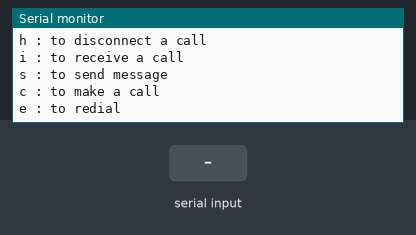
Recording of a sketch running on a simulated Arduino Uno, built with avr-gcc and run on an emulated ATmega328P. Parts: the last lines printed to the serial monitor. The inputs (shaded band) are chosen by the test bench. The modem accepts every AT command (registered, SIM ready, sends succeed) and sends nothing else.

Above: at 1.4 s.
1.5 s: "c\n" received over Serial
At 2.6 s:
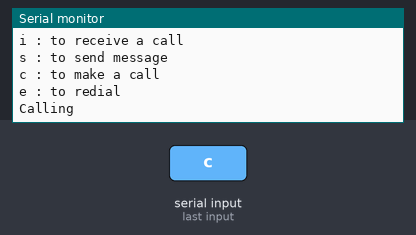
3.0 s: byte 104 ('h') received over Serial
At 4.2 s:
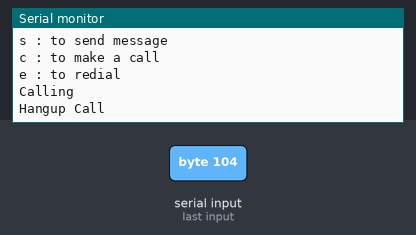
4.5 s: byte 99 ('c') received over Serial
At 6.7 s:
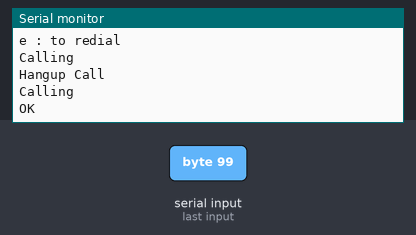
7.0 s: byte 101 ('e') received over Serial
At 7.5 s:
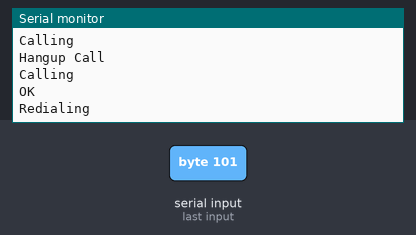
8.5 s: "s\n" received over the second serial link
At 9.6 s:
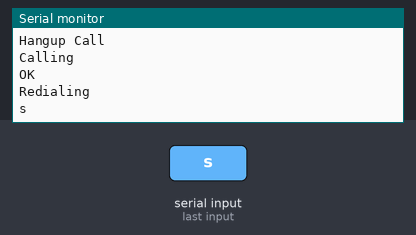

The sketch:

sim900amini.ino
```cpp
/*THIS TUTORIAL USED GSM SIM900A MINI V3.9.2

  Connect 5VT to D9 and 5VR to D10
  Feed GSM SIM900A with Arduino's 5V

  Code by IDAYU SABRI - MYBOTIC
*/

#include <SoftwareSerial.h>
SoftwareSerial mySerial(9, 10);
char msg;
char call;

String str = "";
int cnt = 0;

void setup()
{
  mySerial.begin(9600);   // Setting the baud rate of GSM Module
  Serial.begin(9600);    // Setting the baud rate of Serial Monitor (Arduino)
  Serial.println("GSM SIM900A BEGIN");
  Serial.println("Enter character for control option:");
  Serial.println("h : to disconnect a call");
  Serial.println("i : to receive a call");
  Serial.println("s : to send message");
  Serial.println("c : to make a call");
  Serial.println("e : to redial");
  //Serial.println();
  delay(100);
}

void loop()
{
  if (Serial.available()>0)
   switch(Serial.read())
  {
    case 's':
      SendMessage();
      break;
    case 'c':
      MakeCall();
      break;
    case 'h':
      HangupCall();
      break;
    case 'e':
      RedialCall();
      break;
    case 'i':
      ReceiveCall();
      break;
    case 'r':
      //Serial.println(str);
      break;
  }
 if (mySerial.available()>0)
 {
     char c = mySerial.read();
     //Serial.write(c);
     if(cnt == 2)
     {
      str = str + c;
     }
     if(c == '\n')
     {
      cnt++;
     }
     if(cnt == 3)
      {
        Serial.println(str);
        str = "";
        cnt = 0;
      }
  }
  //Serial.println(msg);
  //Serial.println(cnt);

}

void SendMessage()
{
  mySerial.println("AT+CMGF=1");    //Sets the GSM Module in Text Mode
  delay(1000);  // Delay of 1000 milli seconds or 1 second
  mySerial.println("AT+CMGS=\"+8801824709120\"\r"); // Replace x with mobile number
  delay(1000);
  mySerial.println("sim900a sms");// The SMS text you want to send
  delay(100);
   mySerial.println((char)26);// ASCII code of CTRL+Z
  delay(1000);
}

void ReceiveMessage()
{
  mySerial.println("AT+CNMI=2,2,0,0,0"); // AT Command to recieve a live SMS
  delay(1000);
  if(mySerial.available()>0)
  {
    msg=mySerial.read();
    Serial.print(msg);
  }
  Serial.println("Message Received");
}

void MakeCall()
{
  mySerial.println("ATD+60XXXXXXXXX;"); // ATDxxxxxxxxxx; -- watch out here for semicolon at the end!!
  Serial.println("Calling  "); // print response over serial port
  delay(1000);
}


void HangupCall()
{
  mySerial.println("ATH");
  Serial.println("Hangup Call");
  delay(1000);
}

void ReceiveCall()
{
  mySerial.println("ATA");
  delay(1000);
  {
    call=mySerial.read();
    Serial.print(call);
  }
}

void RedialCall()
{
  mySerial.println("ATDL");
  Serial.println("Redialing");
  delay(1000);
}
```

Measured:
- after the input at 1.5 s, the serial monitor: prints a new line at once (image 1)
- after the input at 3.0 s, the serial monitor: prints a new line at once (image 2)
- after the input at 4.5 s, the serial monitor: prints a new line after 1.0 s (image 3)
- after the input at 7.0 s, the serial monitor: prints a new line at once (image 4)
- after the input at 8.5 s, the serial monitor: prints a new line at once (image 5)
